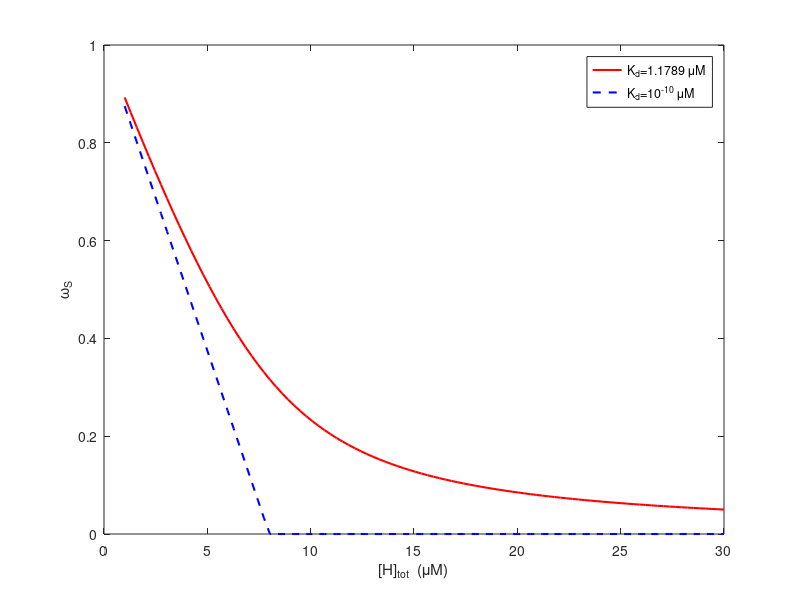
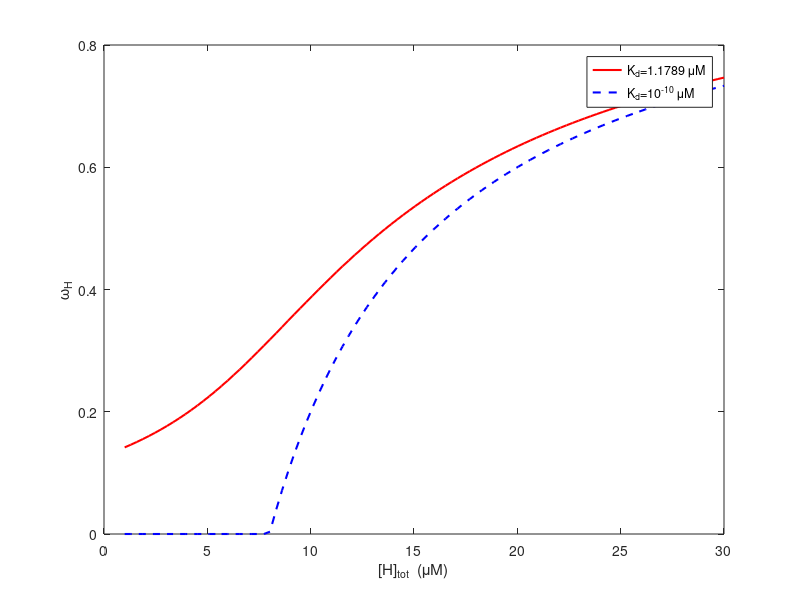

MATLAB code to generate these figures, in order:
clc, clear, close all

% Reproduces Fig. 1 of the paper: (a) fraction of lipid-free SAA, omegaS, and
% (b) fraction of SAA-binding sites on HDL that are unoccupied, omegaH, as
% functions of [H]tot, from the SAA-HDL binding equilibrium (Section 2.1.1).
% Two cases: the baseline Kd and the tight-binding limit Kd = 1e-10 uM.
% Standalone; no ODEs are solved.

Htot=linspace(1,30,100);
Stot=8;

% Baseline Kd: the value at which omegaS = 0.05 for [H]tot = 30 uM and
% Stot = 8 uM, i.e. Kd = omegaS*(Htot-Stot+omegaS*Stot)/(1-omegaS).
Kd=1.1789;

Sfree=0.5*(-(Kd+Htot-Stot)+sqrt((Kd+Htot-Stot).^2+4*Kd*Stot));
omegaS=Sfree./Stot;
Hfree=Htot-Stot+Sfree;
omegaH=Hfree./Htot;

omegaS_baselineKd=omegaS;
omegaH_baselineKd=omegaH;

Kd=1e-10;

Sfree=0.5*(-(Kd+Htot-Stot)+sqrt((Kd+Htot-Stot).^2+4*Kd*Stot));
omegaS=Sfree./Stot;
Hfree=Htot-Stot+Sfree;
omegaH=Hfree./Htot;

omegaS_smallKd=omegaS;
omegaH_smallKd=omegaH;

figure('Name','Fig. 1a','NumberTitle','off')
plot(Htot,omegaS_baselineKd,'-r','LineWidth',1.5)
hold on
plot(Htot,omegaS_smallKd,'--b','LineWidth',1.5)
hold off
xlabel('[H]_{tot}  (\muM)');
ylabel('\omega_S');
legend('K_d=1.1789 \muM','K_d=10^{-10} \muM','location','best')

figure('Name','Fig. 1b','NumberTitle','off')
plot(Htot,omegaH_baselineKd,'-r','LineWidth',1.5)
hold on
plot(Htot,omegaH_smallKd,'--b','LineWidth',1.5)
hold off
xlabel('[H]_{tot}  (\muM)');
ylabel('\omega_H');
legend('K_d=1.1789 \muM','K_d=10^{-10} \muM','location','best')
